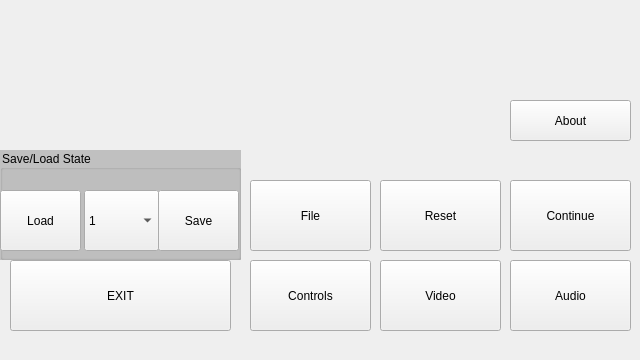
<ui version="4.0" >
 <class>EmuSettingsClass</class>
 <widget class="QMainWindow" name="EmuSettingsClass" >
  <property name="geometry" >
   <rect>
    <x>0</x>
    <y>0</y>
    <width>640</width>
    <height>360</height>
   </rect>
  </property>
  <property name="windowTitle" >
   <string>MainWindow</string>
  </property>
  <property name="styleSheet" >
   <string notr="true" />
  </property>
  <widget class="QWidget" name="centralwidget" >
   <widget class="QPushButton" name="fileButton" >
    <property name="geometry" >
     <rect>
      <x>250</x>
      <y>180</y>
      <width>121</width>
      <height>71</height>
     </rect>
    </property>
    <property name="text" >
     <string>File</string>
    </property>
   </widget>
   <widget class="QPushButton" name="controlsButton" >
    <property name="geometry" >
     <rect>
      <x>250</x>
      <y>260</y>
      <width>121</width>
      <height>71</height>
     </rect>
    </property>
    <property name="text" >
     <string>Controls</string>
    </property>
   </widget>
   <widget class="QPushButton" name="exitButton" >
    <property name="geometry" >
     <rect>
      <x>10</x>
      <y>260</y>
      <width>221</width>
      <height>71</height>
     </rect>
    </property>
    <property name="text" >
     <string>EXIT</string>
    </property>
   </widget>
   <widget class="QPushButton" name="audioButton" >
    <property name="geometry" >
     <rect>
      <x>510</x>
      <y>260</y>
      <width>121</width>
      <height>71</height>
     </rect>
    </property>
    <property name="text" >
     <string>Audio</string>
    </property>
   </widget>
   <widget class="QPushButton" name="ContinueButton" >
    <property name="geometry" >
     <rect>
      <x>510</x>
      <y>180</y>
      <width>121</width>
      <height>71</height>
     </rect>
    </property>
    <property name="text" >
     <string>Continue</string>
    </property>
   </widget>
   <widget class="QWidget" native="1" name="settingsViewWidget" >
    <property name="geometry" >
     <rect>
      <x>0</x>
      <y>0</y>
      <width>640</width>
      <height>150</height>
     </rect>
    </property>
    <widget class="QLabel" name="atntLabel" >
     <property name="geometry" >
      <rect>
       <x>-1</x>
       <y>0</y>
       <width>641</width>
       <height>140</height>
      </rect>
     </property>
     <property name="styleSheet" >
      <string notr="true" />
     </property>
     <property name="text" >
      <string/>
     </property>
    </widget>
    <widget class="QPushButton" name="aboutButton" >
     <property name="geometry" >
      <rect>
       <x>510</x>
       <y>100</y>
       <width>121</width>
       <height>41</height>
      </rect>
     </property>
     <property name="text" >
      <string>About</string>
     </property>
    </widget>
   </widget>
   <widget class="QGroupBox" name="saveloadState" >
    <property name="geometry" >
     <rect>
      <x>0</x>
      <y>150</y>
      <width>241</width>
      <height>110</height>
     </rect>
    </property>
    <property name="styleSheet" >
     <string notr="true" >QGroupBox{
border-color: rgb(0, 0, 0);
background-color: rgb(192, 192, 192 );
}</string>
    </property>
    <property name="title" >
     <string>Save/Load State</string>
    </property>
    <widget class="QPushButton" name="saveStateButton" >
     <property name="geometry" >
      <rect>
       <x>158</x>
       <y>40</y>
       <width>81</width>
       <height>61</height>
      </rect>
     </property>
     <property name="text" >
      <string>Save</string>
     </property>
    </widget>
    <widget class="QComboBox" name="saveSlotBox" >
     <property name="geometry" >
      <rect>
       <x>84</x>
       <y>40</y>
       <width>75</width>
       <height>61</height>
      </rect>
     </property>
     <item>
      <property name="text" >
       <string>1</string>
      </property>
     </item>
     <item>
      <property name="text" >
       <string>2</string>
      </property>
     </item>
     <item>
      <property name="text" >
       <string>3</string>
      </property>
     </item>
     <item>
      <property name="text" >
       <string>4</string>
      </property>
     </item>
     <item>
      <property name="text" >
       <string>5</string>
      </property>
     </item>
    </widget>
    <widget class="QPushButton" name="loadStateButton" >
     <property name="geometry" >
      <rect>
       <x>0</x>
       <y>40</y>
       <width>81</width>
       <height>61</height>
      </rect>
     </property>
     <property name="text" >
      <string>Load</string>
     </property>
    </widget>
   </widget>
   <widget class="QPushButton" name="videoButton" >
    <property name="geometry" >
     <rect>
      <x>380</x>
      <y>260</y>
      <width>121</width>
      <height>71</height>
     </rect>
    </property>
    <property name="text" >
     <string>Video</string>
    </property>
   </widget>
   <widget class="QPushButton" name="resetButton" >
    <property name="geometry" >
     <rect>
      <x>380</x>
      <y>180</y>
      <width>121</width>
      <height>71</height>
     </rect>
    </property>
    <property name="text" >
     <string>Reset</string>
    </property>
   </widget>
  </widget>
  <widget class="QMenuBar" name="menubar" >
   <property name="geometry" >
    <rect>
     <x>0</x>
     <y>0</y>
     <width>640</width>
     <height>21</height>
    </rect>
   </property>
  </widget>
 </widget>
 <resources>
  <include location="atnresources.qrc" />
 </resources>
 <connections/>
</ui>
